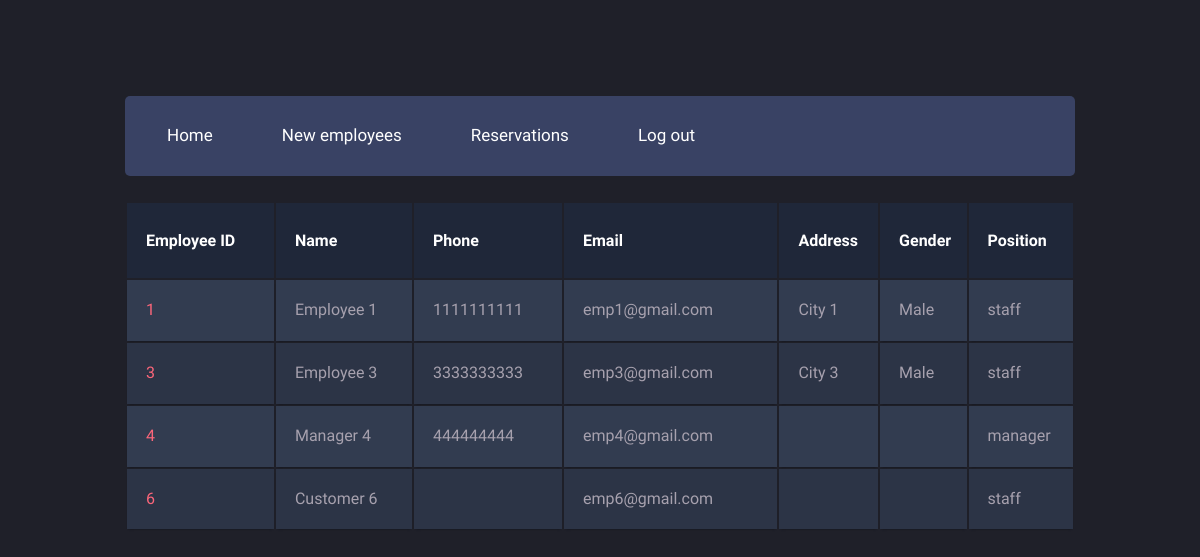
Page /managers/employees.php on the committed database.
### tables this page shows
CREATE TABLE `Employees` (
  `empID` int(11) NOT NULL,
  `empName` varchar(100) DEFAULT NULL,
  `empPhone` varchar(20) DEFAULT NULL,
  `empEmail` varchar(100) NOT NULL,
  `empAddress` varchar(200) DEFAULT NULL,
  `empGender` varchar(45) DEFAULT NULL,
  `position` varchar(45) DEFAULT NULL,
  `password` varchar(200) NOT NULL,
  `Hotels_hotelID` int(11) NOT NULL
);

### managers/employees.php (the view, shortened to what this page needs)
<?php
    $empID = $_SESSION['empID'];
    include "../db_connect.php";
    $sql = "SELECT *
            from employees
            where hotels_hotelID = 1
            and empID != '$empID';";
    $result = $conn->query($sql);
?>
<!DOCTYPE html>
<html>
    <head>
        <link rel="stylesheet" href="menu.css">
        <link rel="stylesheet" href="table.css">
    </head>
    <body>
        <div class="main-container">
            <header class="block">
                <ul class="header-menu horizontal-list">
                    <li>
                        <a class="header-menu-tab" href="home.php"><span class="icon fontawesome-user scnd-font-color"></span>Home</a>
                    </li>
                    <li>
                        <a class="header-menu-tab" href="createEmployees.php"><span class="icon fontawesome-user scnd-font-color"></span>New employees</a>
                    </li>
                    <li>
                        <a class="header-menu-tab" href="reservations.php"><span class="icon fontawesome-star-empty scnd-font-color"></span>Reservations</a>
                    </li>
                    <li>
                        <a class="header-menu-tab" href="../account/logout.php"><span class="icon fontawesome-envelope scnd-font-color"></span>Log out</a>
                    </li>
                </ul>
                <div class="profile-menu">
                    <p><?php echo $_SESSION['empName']; ?> <a href=""><span class="entypo-down-open scnd-font-color"></span></a></p>
                </div>
            </header>
            <table class="container">
                <thead>
                    <tr>
                        <th><h1>Employee ID</h1></th>
                        <th><h1>Name</h1></th>
                        <th><h1>Phone</h1></th>
                        <th><h1>Email</h1></th>
                        <th><h1>Address</h1></th>
                        <th><h1>Gender</h1></th>
                        <th><h1>Position</h1></th>
                    </tr>
                </thead>
                <tbody>
                    <?php
                        if ($result->num_rows > 0) {
                            while ($row = $result->fetch_assoc()) {
                    ?>
                                <tr>
                                    <td><?php echo $row['empID']; ?> </td>
                                    <td><?php echo $row['empName']; ?> </td>
                                    <td><?php echo $row['empPhone']; ?> </td>
                                    <td><?php echo $row['empEmail']; ?> </td>
                                    <td><?php echo $row['empAddress']; ?> </td>
                                    <td><?php echo $row['empGender']; ?> </td>
                                    <td><?php echo $row['position']; ?> </td>
                                </tr>
                    <?php
                            }
                        }
                    ?>
                </tbody>
            </table>
        </div>
    </body>
</html>

### managers/menu.css (style rules this page uses)
[class*="fontawesome-"]:before { font-family: 'FontAwesome', sans-serif; }
* { -webkit-box-sizing: border-box; -moz-box-sizing: border-box; box-sizing: border-box; }
body { background: #1f2029; }
ul { list-style-type: none; margin: 0; padding-left: 0; }
h1 { font-size: 23px; }
p { font-size: 15px; }
a { text-decoration: none; font-size: 15px; }
h1, h2, p, a, span { color: #fff; }
.scnd-font-color { color: #9099b7; }
.horizontal-list { margin: 0; padding: 0; list-style-type: none; }
.horizontal-list li { float: left; }
.icon { font-size: 25px; }
.main-container { font-family: 'Ubuntu', sans-serif; width: 950px; height: 1725px; margin: 6em auto; }
header { height: 80px; }
.header-menu { font-size: 17px; line-height: 80px; }
.header-menu li { position: relative; -webkit-transform: translateZ(0); }
.header-menu-tab { padding: 0 27px; display: block; line-height: 74px; font-size: 17px; -webkit-transition: background .3s; transition: background .3s; }
.header-menu-tab .icon { padding-right: 15px; }
.profile-menu { float: right; height: 80px; padding-right: 20px; }
.profile-menu p { font-size: 17px; display: inline-block; line-height: 76px; margin: 0; padding-right: 10px; }
.profile-menu a { padding-left: 5px; }
.block { margin-bottom: 25px; background: #394264; border-radius: 5px; }

### managers/table.css (style rules this page uses)
body { font-family: 'Open Sans', sans-serif; font-weight: 300; line-height: 1.42em; color:#A7A1AE; background-color:#1F2029; }
h1 { font-size:3em; font-weight: 300; line-height:1em; text-align: center; color: #4DC3FA; }
.container th h1 { font-weight: bold; font-size: 1em; text-align: left; color: #fff; }
.container td { font-weight: normal; font-size: 1em; -webkit-box-shadow: 0 2px 2px -2px #0E1119; -moz-box-shadow: 0 2px 2px -2px #0E1119; box-shadow: 0 2px 2px -2px #0E1119; }
.container { text-align: left; overflow: hidden; width: 100%; margin: 0 auto; display: table; padding: 0 0 8em 0; }
.container td, .container th { padding-bottom: 2%; padding-top: 2%; padding-left:2%; }
.container tr:nth-child(odd) { background-color: #323C50; }
.container tr:nth-child(even) { background-color: #2C3446; }
.container th { background-color: #1F2739; }
.container td:first-child { color: #FB667A; }

### rows in the picture
employees: empID "1", empName "Employee 1", empPhone "1111111111", empEmail "emp1@gmail.com", empAddress "City 1", empGender "Male", position "staff"
employees: empID "3", empName "Employee 3", empPhone "3333333333", empEmail "emp3@gmail.com", empAddress "City 3", empGender "Male", position "staff"
employees: empID "4", empName "Manager 4", empPhone "444444444", empEmail "emp4@gmail.com", position "manager"
employees: empID "6", empName "Customer 6", empEmail "emp6@gmail.com", position "staff"
